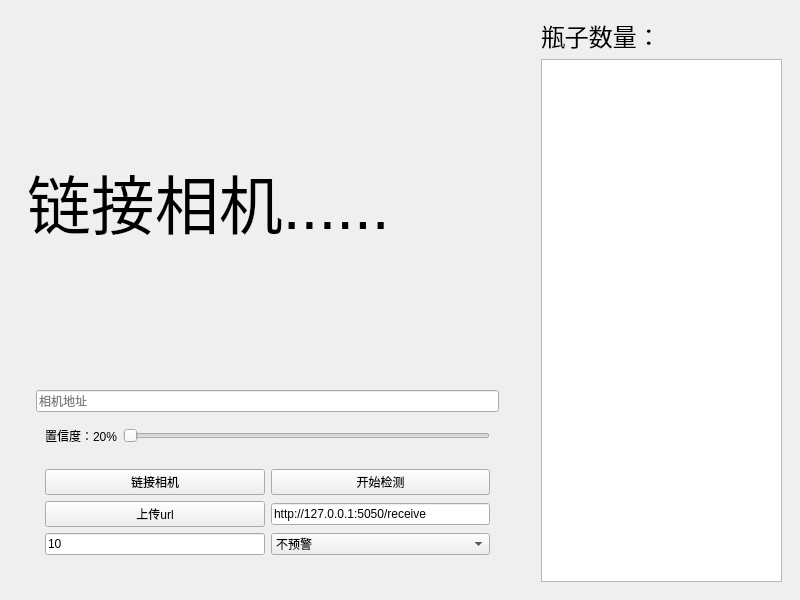
<?xml version="1.0" encoding="UTF-8"?>
<ui version="4.0">
 <class>MainWindow</class>
 <widget class="QMainWindow" name="MainWindow">
  <property name="geometry">
   <rect>
    <x>0</x>
    <y>0</y>
    <width>800</width>
    <height>600</height>
   </rect>
  </property>
  <property name="windowTitle">
   <string>水面瓶子识别</string>
  </property>
  <widget class="QWidget" name="centralwidget">
   <layout class="QHBoxLayout" name="horizontalLayout" stretch="2,1">
    <item>
     <widget class="QWidget" name="widget" native="true">
      <layout class="QVBoxLayout" name="verticalLayout_2" stretch="2">
       <item>
        <widget class="QWidget" name="widget_4" native="true">
         <layout class="QVBoxLayout" name="verticalLayout_3" stretch="2,1">
          <item>
           <widget class="QLabel" name="camlabel">
            <property name="font">
             <font>
              <pointsize>48</pointsize>
             </font>
            </property>
            <property name="layoutDirection">
             <enum>Qt::LeftToRight</enum>
            </property>
            <property name="autoFillBackground">
             <bool>false</bool>
            </property>
            <property name="text">
             <string>链接相机......</string>
            </property>
           </widget>
          </item>
          <item>
           <widget class="QWidget" name="widget_5" native="true">
            <layout class="QVBoxLayout" name="verticalLayout_4">
             <item>
              <widget class="QLineEdit" name="cam_address">
               <property name="placeholderText">
                <string>相机地址</string>
               </property>
              </widget>
             </item>
             <item>
              <widget class="QWidget" name="widget_6" native="true">
               <layout class="QHBoxLayout" name="horizontalLayout_2">
                <item>
                 <widget class="QLabel" name="conflabel">
                  <property name="text">
                   <string>置信度：20%</string>
                  </property>
                 </widget>
                </item>
                <item>
                 <widget class="QSlider" name="confslider">
                  <property name="orientation">
                   <enum>Qt::Horizontal</enum>
                  </property>
                 </widget>
                </item>
               </layout>
              </widget>
             </item>
             <item>
              <widget class="QWidget" name="widget_2" native="true">
               <layout class="QGridLayout" name="gridLayout" rowstretch="1,0,0,0" columnstretch="1,1">
                <item row="3" column="0">
                 <widget class="QLineEdit" name="warningnum">
                  <property name="inputMask">
                   <string/>
                  </property>
                  <property name="text">
                   <string>10</string>
                  </property>
                  <property name="placeholderText">
                   <string>警戒数字：输入数字整数</string>
                  </property>
                 </widget>
                </item>
                <item row="3" column="1">
                 <widget class="QComboBox" name="whichcheck">
                  <item>
                   <property name="text">
                    <string>不预警</string>
                   </property>
                  </item>
                  <item>
                   <property name="text">
                    <string>预警</string>
                   </property>
                  </item>
                 </widget>
                </item>
                <item row="0" column="1">
                 <widget class="QPushButton" name="startcheck">
                  <property name="text">
                   <string>开始检测</string>
                  </property>
                 </widget>
                </item>
                <item row="0" column="0">
                 <widget class="QPushButton" name="connectcam">
                  <property name="text">
                   <string>链接相机</string>
                  </property>
                 </widget>
                </item>
                <item row="2" column="0">
                 <widget class="QPushButton" name="urlon">
                  <property name="text">
                   <string>上传url</string>
                  </property>
                 </widget>
                </item>
                <item row="2" column="1">
                 <widget class="QLineEdit" name="url_address">
                  <property name="text">
                   <string>http://127.0.0.1:5050/receive</string>
                  </property>
                  <property name="placeholderText">
                   <string>url地址</string>
                  </property>
                 </widget>
                </item>
               </layout>
              </widget>
             </item>
            </layout>
           </widget>
          </item>
         </layout>
        </widget>
       </item>
      </layout>
     </widget>
    </item>
    <item>
     <widget class="QWidget" name="widget_3" native="true">
      <layout class="QVBoxLayout" name="verticalLayout">
       <item>
        <widget class="QLabel" name="statistc">
         <property name="font">
          <font>
           <pointsize>18</pointsize>
          </font>
         </property>
         <property name="text">
          <string>瓶子数量：</string>
         </property>
        </widget>
       </item>
       <item>
        <widget class="QTextEdit" name="warningtext"/>
       </item>
      </layout>
     </widget>
    </item>
   </layout>
  </widget>
 </widget>
 <resources/>
 <connections/>
</ui>
